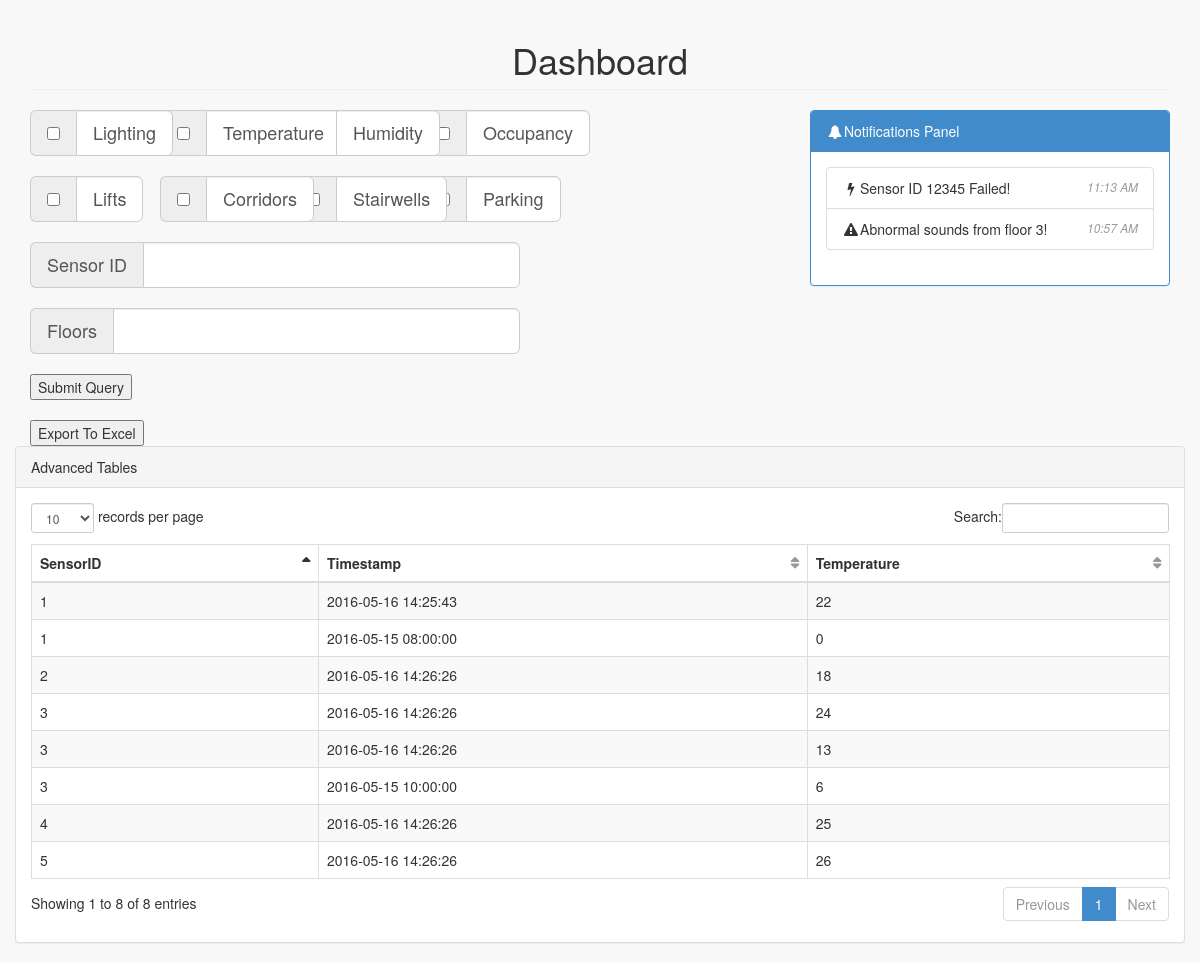
The page / on the database its author committed.
### tables this page shows
CREATE TABLE `Temperature` (
  `SensorID` int(11) NOT NULL,
  `Timestamp` timestamp NOT NULL DEFAULT CURRENT_TIMESTAMP ON UPDATE CURRENT_TIMESTAMP,
  `Temperature` int(11) NOT NULL
);

### web/index.php (the view, shortened to what this page needs)
<?php
	$link = mysqli_connect('localhost', 'root', '');
	$table = 'Temperature';
	$POSTresult = $_POST['sensorid'];
	if(!isset($POSTresult) || strlen(trim($POSTresult)) == 0)
	{
		$result = mysqli_query($link, "SELECT* FROM $table");
	}
	else
	{
		$sensorid = mysqli_real_escape_string($link, $POSTresult);
		$result = mysqli_query($link, "SELECT* FROM $table WHERE SensorID = '$sensorid'");
	}
	$columnformat = array(
						"Temperature" 	=> array("SensorID", "Timestamp", "Temperature"),
						"Location"		=> array("SensorID", "Floor", "Location", "Active"),
						"Humidity"		=> array("SensorID", "Timestamp", "Humidity"));
	$output = "";
	foreach($columnformat["Temperature"] as $column)
	{
		$output .= "<th>{$column}</th>";
	}
	$output .= "</tr></thead><tbody><tr>";
	while($row = mysqli_fetch_assoc($result))
	{
		foreach($columnformat["Temperature"] as $column)
		{
			$output .= "<td>{$row[$column]}</th>";
		}
		$output .= "</tr>";
	}
	include 'index.html.php';
?>

### web/index.html.php (shortened to what this page needs)
<!DOCTYPE html>
<html>
<head>
    <link href="assets/plugins/bootstrap/bootstrap.css" rel="stylesheet" />
    <link href="assets/font-awesome/css/font-awesome.css" rel="stylesheet" />
    <link href="assets/plugins/pace/pace-theme-big-counter.css" rel="stylesheet" />
    <link href="assets/css/style.css" rel="stylesheet" />
    <link href="assets/css/main-style.css" rel="stylesheet" />
    <link href="assets/plugins/morris/morris-0.4.3.min.css" rel="stylesheet" />
    <link href="assets/plugins/dataTables/dataTables.bootstrap.css" rel="stylesheet" />
</head>
<body>
<div class="container">
    <div class="row">
        <div class="col-lg-12 text-center">
            <h1 class="page-header">Dashboard</h1>
        </div>
    </div>
</div>
<div class="container-fluid">
    <div class="col-lg-8">
        <div class="row">
            <div class="col-lg-2">
                <div class="input-group input-group-lg">
                        <span class="input-group-addon">
                            <input type="checkbox">
                        </span>
                    <p type="text" class="form-control">
                        Lighting
                    </p>
                </div>
            </div>
            <div class="col-lg-2">
                <div class="input-group input-group-lg">
                        <span class="input-group-addon">
                            <input type="checkbox">
                        </span>
                    <p type="text" class="form-control">
                        Temperature
                    </p>
                </div>
            </div>
            <div class="col-lg-2">
                <div class="input-group input-group-lg">
                        <span class="input-group-addon">
                        </span>
                    <p type="text" class="form-control">
                        Humidity
                    </p>
                </div>
            </div>
            <div class="col-lg-2">
                <div class="input-group input-group-lg">
                        <span class="input-group-addon">
                            <input type="checkbox">
                        </span>
                    <p class="form-control">
                        Occupancy
                    </p>
                </div>
            </div>
        </div>
        <br>
        <div class="row">
            <div class="col-lg-2">
                <div class="input-group input-group-lg">
                        <span class="input-group-addon">
                            <input type="checkbox">
                        </span>
                    <p type="text" class="form-control">
                        Lifts
                    </p>
                </div>
            </div>
            <div class="col-lg-2">
                <div class="input-group input-group-lg">
                        <span class="input-group-addon">
                            <input type="checkbox">
                        </span>
                    <p type="text" class="form-control">
                        Corridors
                    </p>
                </div>
            </div>
            <div class="col-lg-2">
                <div class="input-group input-group-lg">
                        <span class="input-group-addon">
                        </span>
                    <p type="text" class="form-control">
                        Stairwells
                    </p>
                </div>
            </div>
            <div class="col-lg-2">
                <div class="input-group input-group-lg">
                        <span class="input-group-addon">
                        </span>
                    <p class="form-control">
                        Parking
                    </p>
                </div>
            </div>
        </div>
        <br>
		<form action="index.php" method ="post">
			<div class="row">
				<div class="col-lg-8">
					<div class="input-group input-group-lg">
						<span class="input-group-addon">
							Sensor ID
						</span>
							<input type="text" name="sensorid" id="sensorid" class="form-control">
					</div>
				</div>
			</div>
			<br>
			<div class="row">
				<div class="col-lg-8">
					<div class="input-group input-group-lg">
							<span class="input-group-addon">
							   Floors
							</span>
						<input type="text" name="floors" id="floors" class="form-control">
					</div>
				</div>
			</div>
			<br>
			<div>
				<input type="submit" value="Submit Query"/>
			</div>
		</form>
	<br>
	</div>
    <div class="col-lg-4">
        <div class="panel panel-primary">
            <div class="panel-heading">
                <i class="fa fa-bell fa-fw"></i>Notifications Panel
            </div>
            <div class="panel-body">
                <div class="list-group">
                    <div  class="list-group-item">
                        <i class="fa fa-bolt fa-fw"></i>Sensor ID 12345 Failed!
                                    <span class="pull-right text-muted small"><em>11:13 AM</em>
                                    </span>
                    </div>
                    <div class="list-group-item">
                        <i class="fa fa-warning fa-fw"></i>Abnormal sounds from floor 3!
                                    <span class="pull-right text-muted small"><em>10:57 AM</em>
                                    </span>
                    </div>
                </div>
            </div>
        </div>
    </div>
	<div class="col-lg-12">
		<button id="btn-export">Export To Excel</button>
		<div class="row">
            <div class="panel panel-default">
                <div class="panel-heading">
                    Advanced Tables
                </div>
                <div class="panel-body">
                    <div class="table-responsive">
                        <table class="table table-striped table-bordered table-hover" id="dataTables-example">
                            <thead>
                            <tr>
								<?php
									echo $output;
								?>
                            </tbody>
                        </table>
                    </div>
                </div>
            </div>
        </div>
    </div>
</div>
</body>
</html>

### web/assets/css/style.css (style rules this page uses)
body { background-color: #f8f8f8; }
table.dataTable thead .sorting, table.dataTable thead .sorting_asc:after, table.dataTable thead .sorting_desc, table.dataTable thead .sorting_asc_disabled, table.dataTable thead .sorting_desc_disabled { background: transparent; }
table.dataTable thead .sorting_asc:after { content: "\f0de"; float: right; font-family: fontawesome; }
table.dataTable thead .sorting:after { content: "\f0dc"; float: right; font-family: fontawesome; color: rgba(50,50,50,.5); }

### rows shown on the page
temperature: SensorID "1", Timestamp "2016-05-16 14:25:43", Temperature "22"
temperature: SensorID "2", Timestamp "2016-05-16 14:26:26", Temperature "18"
temperature: SensorID "3", Timestamp "2016-05-16 14:26:26", Temperature "24"
temperature: SensorID "3", Timestamp "2016-05-16 14:26:26", Temperature "13"
temperature: SensorID "4", Timestamp "2016-05-16 14:26:26", Temperature "25"
temperature: SensorID "5", Timestamp "2016-05-16 14:26:26", Temperature "26"
temperature: SensorID "1", Timestamp "2016-05-15 08:00:00", Temperature "0"
temperature: SensorID "3", Timestamp "2016-05-15 10:00:00", Temperature "6"

### other values the page prints
$column "SensorID"
$column "Timestamp"
$column "Temperature"
